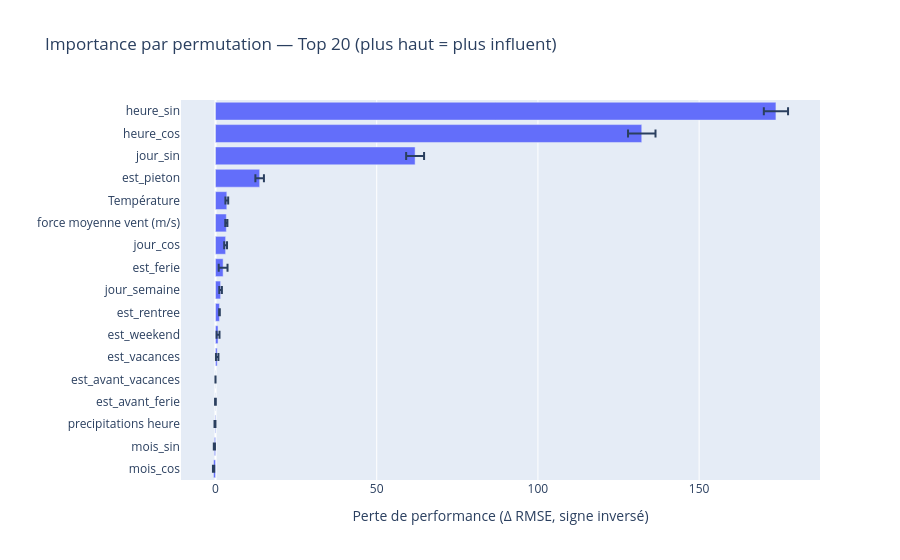

Notebook code cell kept with this figure:
### Code cell
from sklearn.inspection import permutation_importance
import pandas as pd
import numpy as np
import plotly.express as px

perm = permutation_importance(
    estimator=pipe,
    X=X_test,
    y=y_test,
    n_repeats=20,
    random_state=42,
    scoring='neg_root_mean_squared_error' 
)

imp_df = (
    pd.DataFrame({
        'feature': features,
        'importance_mean': perm.importances_mean,
        'importance_std': perm.importances_std
    })
    .sort_values('importance_mean', ascending=False)
)

print(imp_df.head(20))

topk = imp_df.head(20).sort_values('importance_mean', ascending=True)
fig = px.bar(
    topk,
    x='importance_mean', y='feature',
    error_x='importance_std',
    orientation='h',
    title='Importance par permutation — Top 20 (plus haut = plus influent)'
)
fig.update_layout(xaxis_title="Perte de performance (Δ RMSE, signe inversé)", yaxis_title="")
fig.show()

### Figure 1 — Plotly figure (JSON) as saved in the notebook; plotly's stock layout.template omitted (floating-point values rounded to 4 significant figures)
{"data": [{"error_x": {"array": [0.1917, 0.1755, 0.146, 0.116, 0.01355, 0.3843, 0.4524, 0.1037, 0.4039, 1.364, 0.4362, 0.328, 0.4245, 1.324, 2.78, 4.262, 3.756]}, "hovertemplate": "importance_mean=%{x}<br>feature=%{y}<extra></extra>", "legendgroup": "", "marker": {"color": "#636efa", "pattern": {"shape": ""}}, "name": "", "orientation": "h", "showlegend": false, "textposition": "auto", "type": "bar", "x": [-0.6, -0.3464, -0.1591, -0.01946, -0.001791, 0.5194, 0.7881, 1.232, 1.579, 2.362, 3.137, 3.362, 3.508, 13.7, 61.91, 132.2, 173.8], "xaxis": "x", "y": ["mois_cos", "mois_sin", "precipitations heure", "est_avant_ferie", "est_avant_vacances", "est_vacances", "est_weekend", "est_rentree", "jour_semaine", "est_ferie", "jour_cos", "force moyenne vent (m/s)", "Température", "est_pieton", "jour_sin", "heure_cos", "heure_sin"], "yaxis": "y"}], "layout": {"barmode": "relative", "legend": {"tracegroupgap": 0}, "title": {"text": "Importance par permutation — Top 20 (plus haut = plus influent)"}, "xaxis": {"anchor": "y", "domain": [0, 1], "title": {"text": "Perte de performance (Δ RMSE, signe inversé)"}}, "yaxis": {"anchor": "x", "domain": [0, 1], "title": {"text": ""}}}}
